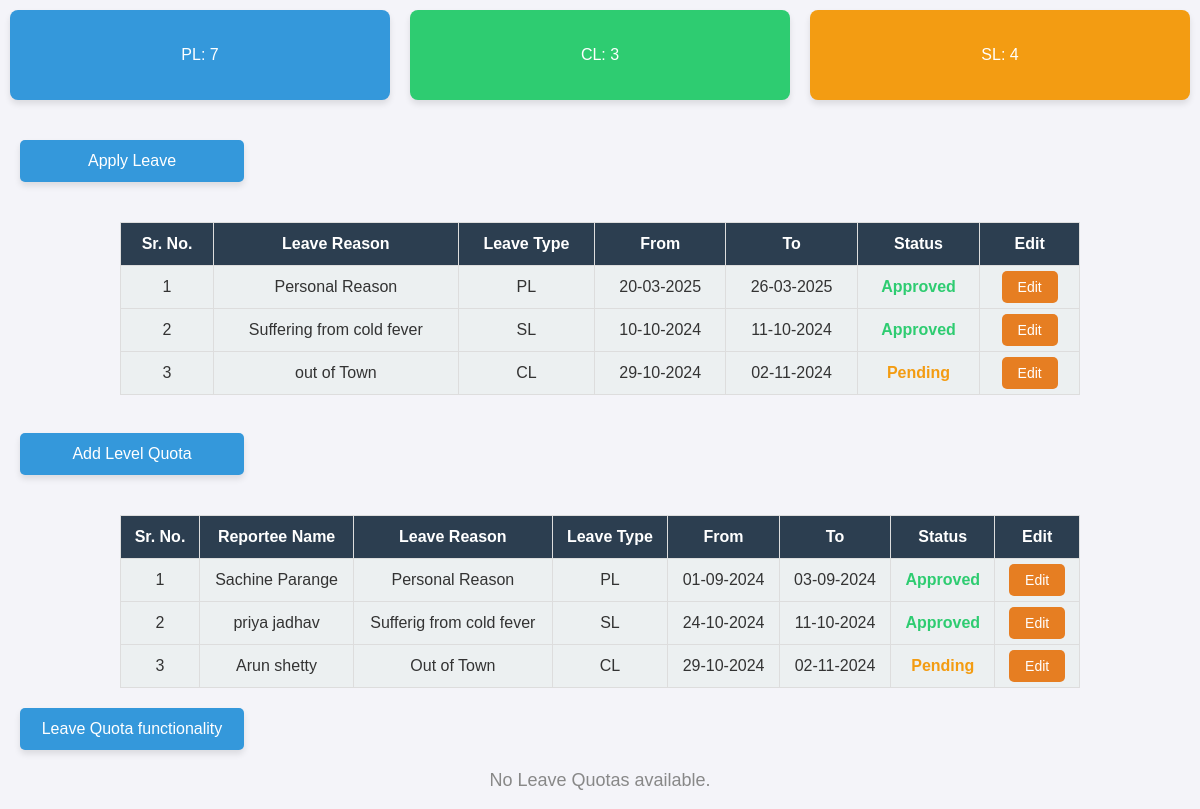
The app's page / (signed in) with its own data.
### leave/models.py (models this page shows, shortened)
class Leave(models.Model):
    LEAVE_TYPES = [
        ('SL', 'SL'),  # Sick Leave
        ('CL', 'CL'),  # Casual Leave
        ('PL', 'PL'),  # Paid Leave
        ('LWP', 'LWP'), # Leave Without Pay
    ]
    STATUS = [
        ('pending', 'Pending'),
        ('approved', 'Approved'),
        ('rejected', 'Rejected'),
    ]
    employee = models.ForeignKey(Employee, on_delete=models.CASCADE)
    leave_type = models.CharField(max_length=3, choices=LEAVE_TYPES)
    reason = models.TextField(max_length=200)
    start_date = models.DateField()
    end_date = models.DateField()
    total_days = models.IntegerField()
    status = models.CharField(max_length=10, choices=STATUS, default='pending')
    approved_by = models.ForeignKey(Employee, on_delete=models.SET_NULL, null=True, blank=True, related_name='approved_leaves')

class Report(models.Model):  # Corrected the model name to 'Report'
    LEAVE_TYPES = [
        ('SL', 'SL'),
        ('CL', 'CL'),
        ('PL', 'PL'),
        ('LWP', 'LWP'),
    ]
    STATUS = [
        ('pending', 'Pending'),
        ('approved', 'Approved'),
        ('rejected', 'Rejected'),
    ]
    reportee_name = models.CharField(max_length=255)  # 'reportee_name' is correct here
    leave_type = models.CharField(max_length=3, choices=LEAVE_TYPES)
    reason = models.TextField(max_length=200)
    start_date = models.DateField()
    end_date = models.DateField()
    total_days = models.IntegerField()
    status = models.CharField(max_length=10, choices=STATUS, default='pending')
    approved_by = models.ForeignKey(Employee, on_delete=models.SET_NULL, null=True, blank=True, related_name='approved_reports')

### leave/views.py (the view)
# urls.py: path('', views.employee_dashboard, name='employee_dashboard'),
@login_required
def employee_dashboard(request):
    employee = request.user.employee  # Ensure employee profile is set up
    total_pl = 8  # Example total allowed PL leave
    total_cl = 3  # Example total allowed CL leave
    total_sl = 5  # Example total allowed SL leave
    pl_used = Leave.objects.filter(employee=employee, leave_type='PL').filter(status='approved').count()
    cl_used = Leave.objects.filter(employee=employee, leave_type='CL').filter(status='approved').count()
    sl_used = Leave.objects.filter(employee=employee, leave_type='SL').filter(status='approved').count()
    leave_balance = {
        'PL': total_pl - pl_used,
        'CL': total_cl - cl_used,
        'SL': total_sl - sl_used,
    }
    leaves = Leave.objects.filter(employee=employee)
    reports = Report.objects.all()  # Adjust the filter as needed
    return render(request, 'employee_dashboard.html', {'leaves': leaves, 'leave_balance': leave_balance, 'reports': reports})

### leave/templates/employee_dashboard.html (shortened to what this page needs)
<!DOCTYPE html>
<html lang="en">
<head>
</head>
<body>
    <div class="leave-balances">
        <div class="leave-box pl {% if leave_balance.PL <= 0 %}no-leave{% else %}has-leave{% endif %}">
            <p>PL: {{ leave_balance.PL }}</p>
        </div>
        <div class="leave-box cl {% if leave_balance.CL <= 0 %}no-leave{% else %}has-leave{% endif %}">
            <p>CL: {{ leave_balance.CL }} </p>
        </div>
        <div class="leave-box sl {% if leave_balance.SL <= 0 %}no-leave{% else %}has-leave{% endif %}">
            <p>SL: {{ leave_balance.SL }} </p>
        </div>
    </div>
    <a href="{% url 'apply_leave' %}" class="apply-btn">Apply Leave</a>
    {% if leaves %}
        <table>
            <thead>
                <tr>
                    <th>Sr. No.</th>
                    <th>Leave Reason</th>
                    <th>Leave Type</th>
                    <th>From</th>
                    <th>To</th>
                    <th>Status</th>
                    <th>Edit</th>
                </tr>
            </thead>
            <tbody>
                {% for leave in leaves %}
                    <tr>
                        <td>{{ forloop.counter }}</td>
                        <td>{{ leave.reason }}</td>
                        <td>{{ leave.get_leave_type_display }}</td>
                        <td>{{ leave.start_date|date:"d-m-Y" }}</td>
                        <td>{{ leave.end_date|date:"d-m-Y" }}</td>
                        <td class="{% if leave.status == 'approved' %}approved{% else %}pending{% endif %}">
                            {{ leave.get_status_display }}
                        </td>
                        <td>
                            <a href="{% url 'edit_leave' leave.id %}" class="edit-btn">Edit</a>
                        </td>
                    </tr>
                {% endfor %}
            </tbody>
        </table>
    {% else %}
        <p class="no-leaves">You have no leaves applied yet.</p>
    {% endif %}
    <br>
    <a href="{% url 'add_report' %}" class="apply-btn">Add Level Quota</a>
    {% if reports %}
        <table>
            <thead>
                <tr>
                    <th>Sr. No.</th>
                    <th>Reportee Name</th>
                    <th>Leave Reason</th>
                    <th>Leave Type</th>
                    <th>From</th>
                    <th>To</th>
                    <th>Status</th>
                    <th>Edit</th>
                </tr>
            </thead>
            <tbody>
                {% for report in reports %}
                    <tr>
                        <td>{{ forloop.counter }}</td>
                        <td>{{ report.reportee_name }}</td>
                        <td>{{ report.reason }}</td>
                        <td>{{ report.get_leave_type_display }}</td>
                        <td>{{ report.start_date|date:"d-m-Y" }}</td>
                        <td>{{ report.end_date|date:"d-m-Y" }}</td>
                        <td class="{% if report.status == 'approved' %}approved{% else %}pending{% endif %}">
                            {{ report.get_status_display }}
                        </td>
                        <td>
                            <a href="{% url 'edit_report' report.id %}" class="edit-btn">Edit</a>
                        </td>
                    </tr>
                {% endfor %}
            </tbody>
        </table>
    {% else %}
        <p class="no-leaves">You have no reports yet.</p>
    {% endif %}
    <a href="{% url 'leave_quota_list' %}" class="apply-btn">Leave Quota functionality</a>
    {% if LeaveQuotas %}
        <table>
            <thead>
                <tr>
                    <th>Sr. No.</th>
                    <th>Employee</th>
                    <th>SL Quota</th>
                    <th>PL Quota</th>
                    <th>CL Quota</th>
                    <th>Edit</th>
                </tr>
            </thead>
            <tbody>
                {% for quota in LeaveQuotas %}
                    <tr>
                        <td>{{ forloop.counter }}</td>
                        <td>{{ quota.employee.name }}</td>
                        <td>{{ quota.sl_quota }}</td>
                        <td>{{ quota.pl_quota }}</td>
                        <td>{{ quota.cl_quota }}</td>
                        <td>
                            <a href="{% url 'edit_leave_quota' quota.id %}" class="edit-btn">Edit</a>
                        </td>
                    </tr>
                {% endfor %}
            </tbody>
        </table>
    {% else %}
        <p class="no-leaves">No Leave Quotas available.</p>
    {% endif %}
</body>
</html>

### leave/templates/employee_dashboard.html (style rules this page uses)
body { font-family: Arial, sans-serif; margin: 0; padding: 0; background-color: #f4f4f9; color: #333; }
.leave-balances { display: flex; justify-content: space-around; gap: 20px; margin-bottom: 30px; padding: 10px; }
.leave-box { padding: 20px; border-radius: 8px; width: 30%; text-align: center; color: white; font-size: 16px; box-shadow: 0 4px 6px rgba(0, 0, 0, 0.1); }
.pl.has-leave { background-color: #3498db; }
.cl.has-leave { background-color: #2ecc71; }
.sl.has-leave { background-color: #f39c12; }
.apply-btn { display: block; width: 200px; margin: 20px ; padding: 12px; background-color: #3498db; color: white; text-align: center; font-size: 16px; border-radius: 5px; cursor: pointer; text-decoration: none; box-shadow: 0 4px 6px rgba(0, 0, 0, 0.1); }
table { width: 80%; margin: 0 auto; border-collapse: collapse; margin-top: 40px; border: 1px solid #ddd; }
th, td { padding: 12px; text-align: center; border: 1px solid #ddd; }
th { background-color: #2c3e50; color: white; }
td { background-color: #ecf0f1; }
.approved { color: #2ecc71; font-weight: bold; }
.pending { color: #f39c12; font-weight: bold; }
.edit-btn { padding: 8px 16px; background-color: #e67e22; color: white; text-align: center; font-size: 14px; border-radius: 5px; cursor: pointer; text-decoration: none; }
.no-leaves { text-align: center; font-size: 18px; color: #888; }

### records on screen
Leave: reason "Personal Reason", leave_type "PL", start_date "20-03-2025", end_date "26-03-2025", status "Approved"
Leave: reason "Suffering from cold fever", leave_type "SL", start_date "10-10-2024", end_date "11-10-2024", status "Approved"
Leave: reason "out of Town", leave_type "CL", start_date "29-10-2024", end_date "02-11-2024", status "Pending"
Report: reportee_name "Sachine Parange", reason "Personal Reason", leave_type "PL", start_date "01-09-2024", end_date "03-09-2024", status "Approved"
Report: reportee_name "priya jadhav", reason "Sufferig from cold fever", leave_type "SL", start_date "24-10-2024", end_date "11-10-2024", status "Approved"
Report: reportee_name "Arun shetty", reason "Out of Town", leave_type "CL", start_date "29-10-2024", end_date "02-11-2024", status "Pending"

### other values on screen
{{ leave_balance.PL }} "7"
{{ leave_balance.CL }} "3"
{{ leave_balance.SL }} "4"
